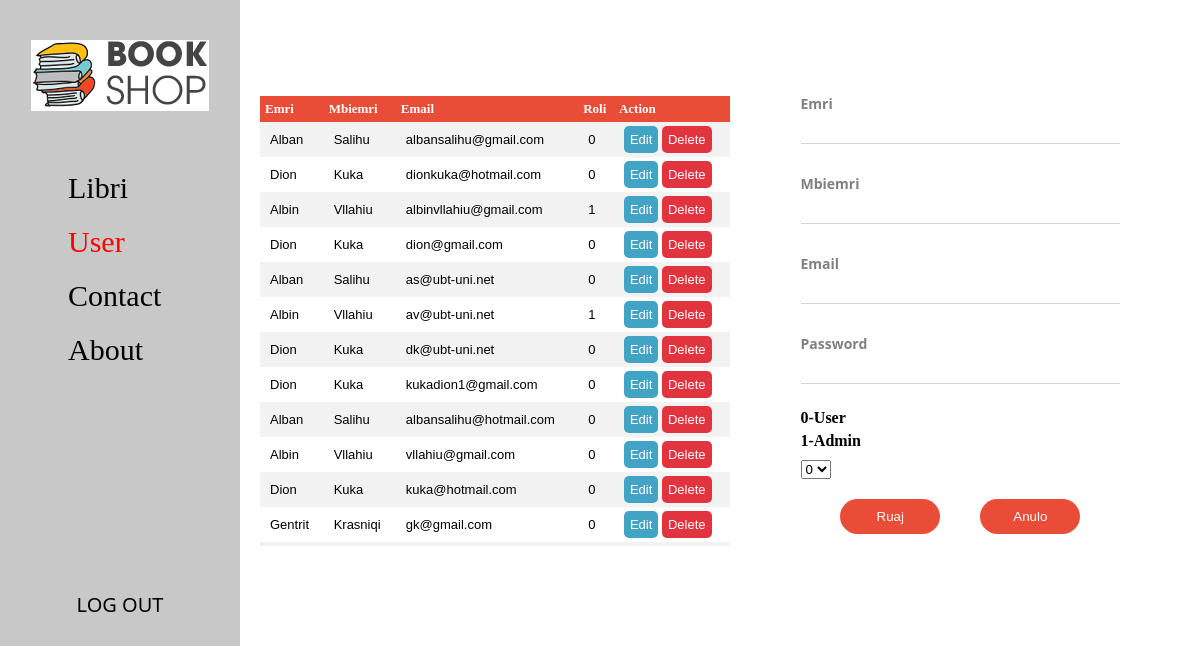
Page /View/userAdmin.php (signed in) on the committed database.
### tables this page shows
CREATE TABLE `users` (
  `id` int(11) NOT NULL,
  `name` varchar(22) DEFAULT NULL,
  `surname` varchar(22) DEFAULT NULL,
  `email` varchar(50) DEFAULT NULL,
  `password` text NOT NULL,
  `roli` int(11) DEFAULT NULL
);

### Controller/AdminUser.php (called while the page is built, shortened)
<?php
    $name = "";
    $surname = "";
    $email = "";
    $update = false;
        ?>

### View/userAdmin.php (the view, shortened to what this page needs)
<!DOCTYPE html>
<html lang="en">
<head>
    <link rel="stylesheet" href="css/admin.css">
</head>
<body>
    <div class="main">
        <div class="left-side">
            <div class="logo">
            <div>
                <img src="Images/bookshop2.png" alt="">
            </div>
            </div>
            <div class="left-side-main">
                <div class="Titujt">
                    <a href="libriAdmin.php">Libri</a>
                </div>
                <div class="Titujt" style="color: red;">
                    User
                </div>
                <div class="Titujt">
                    <a href="contactadmin.php">Contact</a>
                </div>
                <div class="Titujt">
                    <a href="aboutAdmin.php">About</a>
                </div>
            </div>
            <div class="logoutButton">
                <a href="../Controller/logout.php">LOG OUT</a>
            </div>
        </div>
        <div class="right-side">
            <?php
                require_once "../Controller/AdminUser.php";
            ?>
            <div class="tabela-forma">
            <table id="table" class="tabelaUser">
                <tr>
                    <th>Emri</th>
                    <th>Mbiemri</th>
                    <th>Email</th>
                    <th>Roli</th>
                    <th colspan="2">Action</th>
                </tr>
                <?php
                    global $connection;
                    $sql = "select id , name, surname, email, roli from users";
                    $result = $connection->query($sql);
                    if ($result->num_rows > 0){
                        while($row = $result-> fetch_assoc()){
                            echo "<tr><td>". $row["name"] ."</td><td>". $row["surname"] ."</td><td>". $row["email"] ."</td><td>". $row["roli"] ."</td>";
                            ?>
                            <td>
                                <a href="userAdmin.php?edit=<?php echo $row['id']; ?>">Edit</a>
                                <a href="../Controller/AdminUser.php?delete=<?php echo $row['id']; ?>">Delete</a>
                            </td>
                            </tr>
                            <?php
                        }
                            echo "</table>";
                    }else{
                        echo "0 result";
                    }
                ?>
        </div>
            <div class="libri-forma">
                <form action="../Controller/AdminUser.php" method="POST" onsubmit="return userAdmin()">
                        <div class="login-form">
                            <label for="">Emri</label><br>
                            <input type="text" name="Emri" id="emriInput" value="<?php echo $name; ?>">
                        </div>
                        <div class="login-form">
                            <label for="">Mbiemri</label><br>
                            <input type="text" name="Mbiemri" id="mbiemriInput" value="<?php echo $surname; ?>">
                        </div>
                        <div class="login-form">
                            <label for="">Email</label><br>
                            <input type="text" name="Email" id="emailInput" value="<?php echo $email; ?>">
                        </div>
                        <?php
                            if(!$update){
                                ?>
                                    <div class="login-form">
                                        <label for="">Password</label><br>
                                        <input type="password" name="Password" id="passwordInput">
                                    </div>
                                <?php
                            }
                        ?>
                        <div class="combobox">
                            <h4>0-User</h4>
                            <h4>1-Admin</h4>
                            <select name="id_login" class="chooseform">
                                <option value="0">0</option>
                            </select>
                        </div>
                        <div class="butonat-div">
                            <?php
                                if($update){
                                    ?>
                                        <button type="submit" name="ndryshoButton">
                                            Ndrysho
                                        </button>
                                    <?php
                                } else {
                                    ?>
                                        <button name="createAcc">
                                            Ruaj
                                        </button>
                                    <?php
                                }
                            ?>
                            <button name="anuloButton">
                                Anulo
                            </button>
                        </div>
                </form>
            </div>
        </div>
    </div>
</body>
</html>

### View/css/admin.css (style rules this page uses)
* { margin: 0; padding: 0; }
.main { display: flex; flex-direction: row; }
.logo { width: auto; height: auto; text-align: center; margin-top: 40px; }
.left-side { height: 100vh; width: 20%; background-color: #c8c8c8; display: flex; flex-direction: column; }
.logoutButton { margin-top: 70%; text-align: center; }
.logoutButton a { text-decoration: none; padding: 7px; font-size: 20px; color: black; border-radius: 50px; font-family: 'Segoe UI'; }
.left-side-main { width: 60%; margin: 15% auto; }
.Titujt { color: black; font-size: 30px; margin: 20px; cursor: pointer; }
.Titujt a { text-decoration: none; color: black; }
.right-side { height: 100vh; width: 80%; background-color: white; display: flex; flex-direction: row; }
.tabela-forma { width: 50%; background-color: white; margin-left: 20px; }
.libri-forma { width: 50%; }
form { margin-top: 20%; margin-left: 15%; }
.login-form label { color: gray; font-weight: bold; font-size: 14px; font-family: 'Segoe UI'; }
.login-form { width: 100%; margin-top: 30px; }
.login-form input { background: none; border: none; outline: none; border-bottom: 1.5px solid lightgray; width: 80%; padding: 5px 0; font-size: 17px; }
.butonat-div { width: 80%; display: flex; flex-direction: row; justify-content: center; }
.butonat-div button { margin: 20px; border: none; background-color: #e94c37; outline: none; padding: 10px 0; width: 100px; color: white; cursor: pointer; border-radius: 50px; }
.tabelaUser { border-collapse: collapse; width: 100%; font-size: 13px; text-align: left; }
th { background-color: #e94c37; color: white; padding: 5px; }
td { padding: 10px; font-family: Arial; }
td a { text-decoration: none; background-color: #e2343f; font-size: 13px; padding: 6px; color: white; border-radius: 5px; }
td a:nth-child(1) { background-color: #41a4c5; }
tr:nth-child(even) { background-color: #f2f2f2; }
.combobox { margin-top: 20px; }
.combobox h4 { padding-top: 5px; }
.combobox select { margin-top: 10px; }
.tabela-forma { overflow: auto; height: 450px; margin-top: 10%; }

### rows in the picture
users: name "Alban", surname "Salihu", email "albansalihu@gmail.com", roli "0"
users: name "Dion", surname "Kuka", email "dionkuka@hotmail.com", roli "0"
users: name "Albin", surname "Vllahiu", email "albinvllahiu@gmail.com", roli "1"
users: name "Dion", surname "Kuka", email "dion@gmail.com", roli "0"
users: name "Alban", surname "Salihu", email "as@ubt-uni.net", roli "0"
users: name "Albin", surname "Vllahiu", email "av@ubt-uni.net", roli "1"
users: name "Dion", surname "Kuka", email "dk@ubt-uni.net", roli "0"
users: name "Dion", surname "Kuka", email "kukadion1@gmail.com", roli "0"
users: name "Alban", surname "Salihu", email "albansalihu@hotmail.com", roli "0"
users: name "Albin", surname "Vllahiu", email "vllahiu@gmail.com", roli "0"
users: name "Dion", surname "Kuka", email "kuka@hotmail.com", roli "0"
users: name "Gentrit", surname "Krasniqi", email "gk@gmail.com", roli "0"
